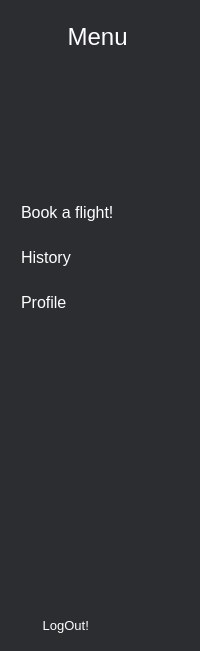
     <widget class="QWidget" name="MenuBar" native="true">
      <property name="styleSheet">
       <string notr="true">QWidget{
background-color: rgb(43, 45, 49);
}

QPushButton{
height:30px;
color:white;
border:none;
padding-left:10px;
text-align:left;
border-top-left-radius:10px;
}

QPushButton:checked{
background-color: rgb(255, 255, 255);
color:rgb(43, 45, 49);
font-weight:bold;
}</string>
      </property>
      <layout class="QVBoxLayout" name="verticalLayout_2">
       <property name="rightMargin">
        <number>0</number>
       </property>
       <item>
        <layout class="QVBoxLayout" name="verticalLayout_4">
         <property name="topMargin">
          <number>12</number>
         </property>
         <item>
          <widget class="QLabel" name="Menu_2">
           <property name="font">
            <font>
             <pointsize>18</pointsize>
             <kerning>true</kerning>
            </font>
           </property>
           <property name="styleSheet">
            <string notr="true">color: rgb(255, 255, 255);
padding-right:9px;</string>
           </property>
           <property name="text">
            <string>Menu </string>
           </property>
           <property name="alignment">
            <set>Qt::AlignCenter</set>
           </property>
          </widget>
         </item>
        </layout>
       </item>
       <item>
        <spacer name="verticalSpacer_2">
         <property name="orientation">
          <enum>Qt::Vertical</enum>
         </property>
         <property name="sizeHint" stdset="0">
          <size>
           <width>20</width>
           <height>140</height>
          </size>
         </property>
        </spacer>
       </item>
       <item>
        <layout class="QVBoxLayout" name="verticalLayout">
         <property name="spacing">
          <number>15</number>
         </property>
         <property name="rightMargin">
          <number>0</number>
         </property>
         <item>
          <widget class="QPushButton" name="BookingPage">
           <property name="minimumSize">
            <size>
             <width>0</width>
             <height>20</height>
            </size>
           </property>
           <property name="font">
            <font>
             <pointsize>12</pointsize>
            </font>
           </property>
           <property name="cursor">
            <cursorShape>PointingHandCursor</cursorShape>
           </property>
           <property name="text">
            <string>Book a flight!     </string>
           </property>
           <property name="checkable">
            <bool>true</bool>
           </property>
           <property name="autoExclusive">
            <bool>true</bool>
           </property>
          </widget>
         </item>
         <item>
          <widget class="QPushButton" name="History">
           <property name="minimumSize">
            <size>
             <width>0</width>
             <height>20</height>
            </size>
           </property>
           <property name="font">
            <font>
             <pointsize>12</pointsize>
            </font>
           </property>
           <property name="cursor">
            <cursorShape>PointingHandCursor</cursorShape>
           </property>
           <property name="text">
            <string>History</string>
           </property>
           <property name="checkable">
            <bool>true</bool>
           </property>
           <property name="autoExclusive">
            <bool>true</bool>
           </property>
          </widget>
         </item>
         <item>
          <widget class="QPushButton" name="Profile">
           <property name="minimumSize">
            <size>
             <width>0</width>
             <height>20</height>
            </size>
           </property>
           <property name="font">
            <font>
             <pointsize>12</pointsize>
            </font>
           </property>
           <property name="cursor">
            <cursorShape>PointingHandCursor</cursorShape>
           </property>
           <property name="text">
            <string>Profile</string>
           </property>
           <property name="checkable">
            <bool>true</bool>
           </property>
           <property name="autoExclusive">
            <bool>true</bool>
           </property>
          </widget>
         </item>
        </layout>
       </item>
       <item>
        <spacer name="verticalSpacer">
         <property name="orientation">
          <enum>Qt::Vertical</enum>
         </property>
         <property name="sizeHint" stdset="0">
          <size>
           <width>20</width>
           <height>287</height>
          </size>
         </property>
        </spacer>
       </item>
       <item>
        <widget class="QPushButton" name="LogOut">
         <property name="font">
          <font>
           <pointsize>10</pointsize>
           <underline>false</underline>
          </font>
         </property>
         <property name="cursor">
          <cursorShape>PointingHandCursor</cursorShape>
         </property>
         <property name="text">
          <string>      LogOut!</string>
         </property>
        </widget>
       </item>
      </layout>
     </widget>
